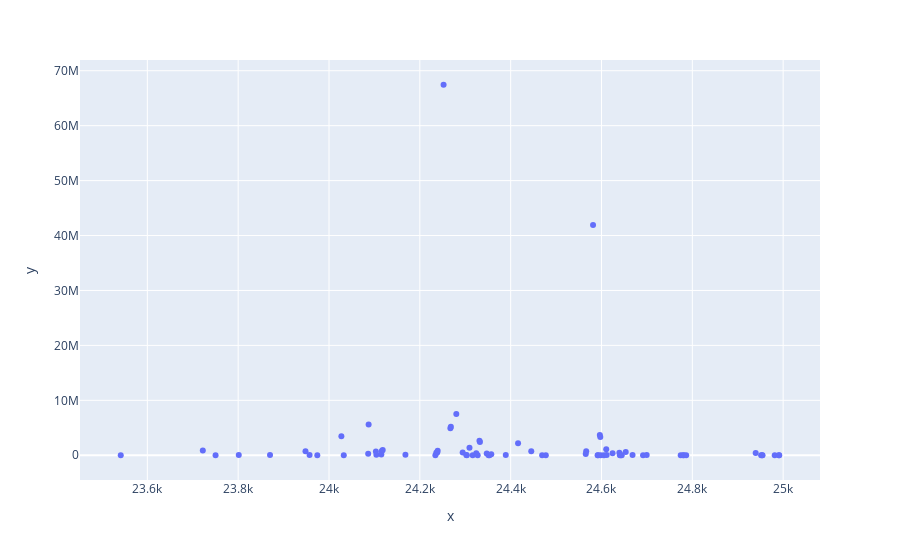

This figure's notebook cell:
### Code cell
df_phe_25k = df_phe[(df_phe.Mass > 23500) & (df_phe.Mass < 25000)]
px.scatter(x=df_phe_25k.Mass, y=df_phe_25k.Vol)
